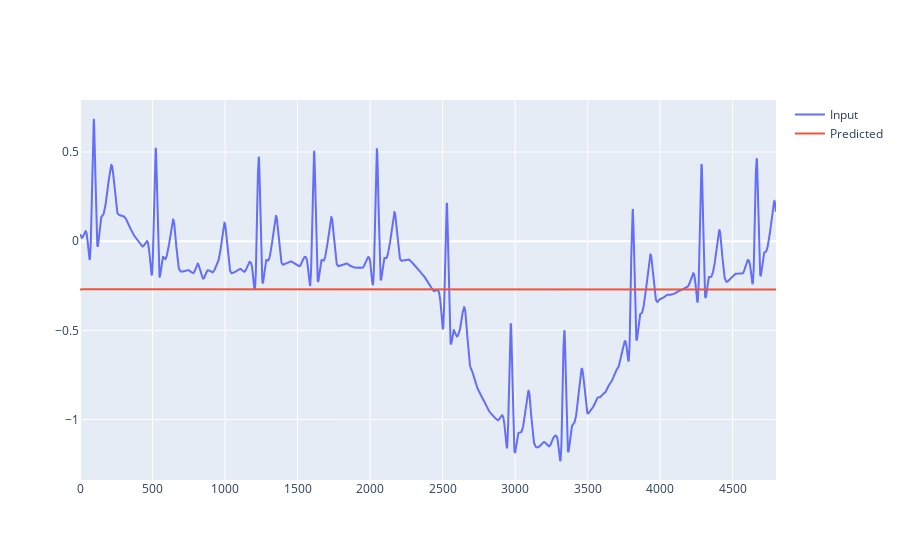

Notebook cell for this chart:
### Code cell
# Visualizing the model output: 
X_predicted = []
X_input = []
for i in tqdm(range(len(ecg))):
    X_input+=ecg[i][column].reshape(300).tolist()
    xx = mdl(ecg[i][column].reshape(-1, 1, 300))
    X_predicted+=xx.reshape(300).tolist()
    
len(X_input), len(X_predicted)
indx = [i for i in range(len(X_input))]

fig = go.Figure()

fig.add_trace(go.Scatter(x = indx, y = X_input, mode = 'lines', name='Input'))
fig.add_trace(go.Scatter(x = indx, y = X_predicted, mode = 'lines', name='Predicted'))

fig.show()

### Figure 1 — Plotly figure (JSON) as saved in the notebook; plotly's stock layout.template omitted (floating-point values rounded to 4 significant figures; data arrays with more than 128 entries replaced by an {"elided": "..."} marker saying what was removed)
{"data": [{"mode": "lines", "name": "Input", "type": "scatter", "x": {"elided": "4800 int values"}, "y": {"elided": "4800 float values"}}, {"mode": "lines", "name": "Predicted", "type": "scatter", "x": {"elided": "4800 int values"}, "y": {"elided": "4800 float values"}}], "layout": {}}
